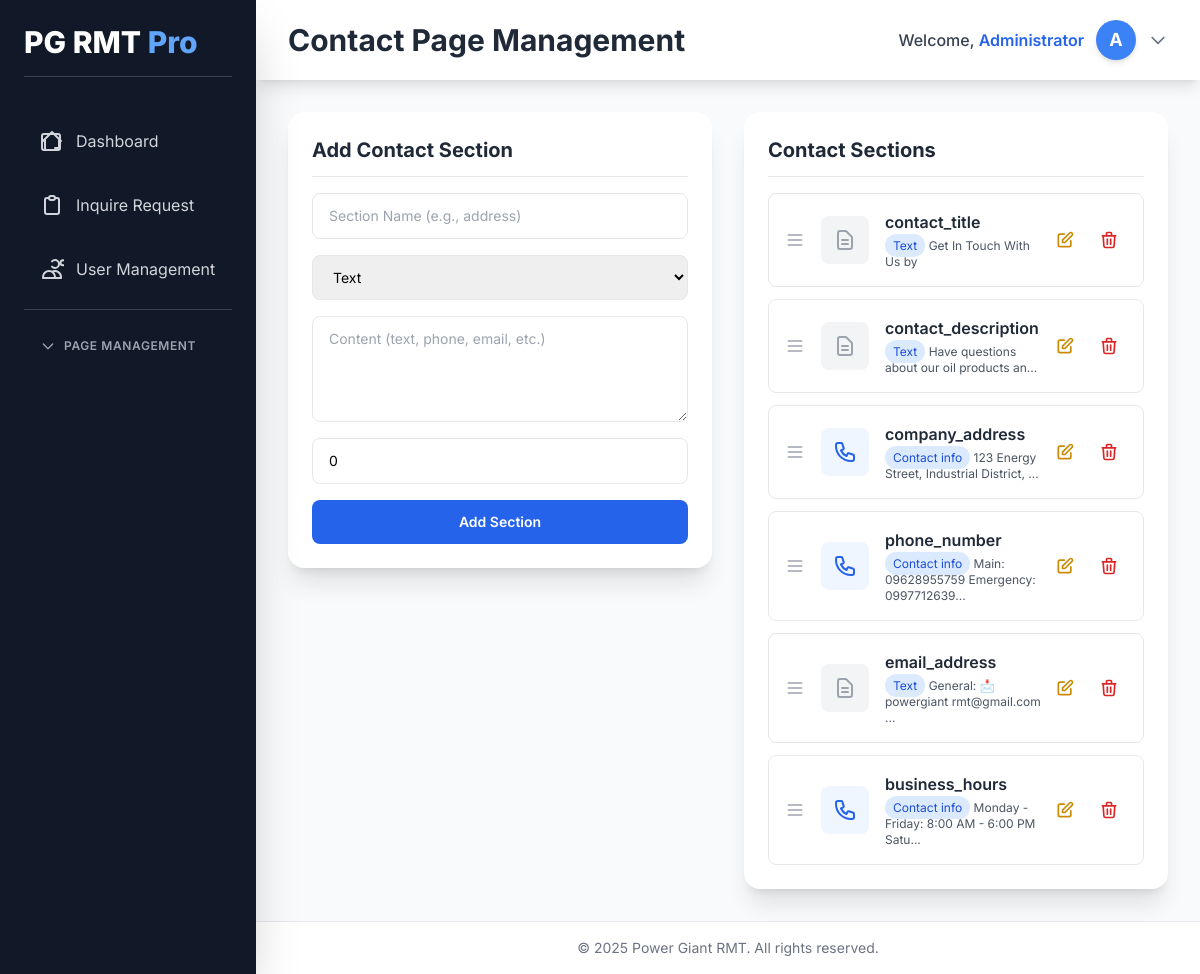
The page /admin-powergiant/contact_editor.php (signed in) on the database its author committed.
### tables this page shows
CREATE TABLE `contact_content` (
  `id` int(11) NOT NULL,
  `section_name` varchar(100) NOT NULL,
  `content_title` varchar(255) DEFAULT NULL,
  `icon` varchar(50) DEFAULT NULL,
  `content_type` enum('text','image','contact_info') NOT NULL,
  `content_value` text DEFAULT NULL,
  `image_path` varchar(255) DEFAULT NULL,
  `display_order` int(11) DEFAULT 0,
  `created_at` timestamp NOT NULL DEFAULT current_timestamp(),
  `updated_at` timestamp NOT NULL DEFAULT current_timestamp() ON UPDATE current_timestamp()
);

### config/auth.php (called while the page is built, shortened)
<?php
$database = new Database();
$conn = $database->connect();
function isLoggedIn() {
    return isset($_SESSION['admin_id']) && !empty($_SESSION['admin_id']);
}
function hasPermission($permission) {
    global $conn;
    $role = $_SESSION['admin_role'];
    try {
        $stmt = $conn->prepare("SELECT allowed FROM admin_permissions WHERE role = ? AND permission = ?");
        $stmt->execute([$role, $permission]);
        $result = $stmt->fetch(PDO::FETCH_ASSOC);
        return $result && $result['allowed'] == 1;
    } catch (Exception $e) {
        error_log("Permission check failed: " . $e->getMessage());
        return false;
    }
}
?>

### admin-powergiant/contact_editor.php (the view, shortened to what this page needs)
<?php
require_once '../config/auth.php';
try {
    $db = (new Database())->connect();
} catch (Exception $e) {
    error_log('DB Error: ' . $e->getMessage());
    die('<div class="bg-red-100 text-red-800 p-4 rounded-lg">Database connection failed.</div>');
}
try {
    $sections = $db->query("SELECT * FROM contact_content ORDER BY display_order, id")->fetchAll();
} catch (PDOException $e) {
    $_SESSION['error_msg'] = "Error loading sections: " . $e->getMessage();
    $sections = [];
}
$admin_name = $_SESSION['admin_name'] ?? 'Admin';
?>
<!DOCTYPE html>
<html lang="en">
<head>
    <script src="https://cdn.tailwindcss.com"></script>
    <link rel="stylesheet" href="https://cdnjs.cloudflare.com/ajax/libs/font-awesome/6.5.0/css/all.min.css">
</head>
<body class="bg-gray-50 antialiased">
<div class="flex h-screen overflow-hidden">
<aside id="sidebar" class="bg-gray-900 text-white w-64 fixed inset-y-0 left-0 z-40 transform -translate-x-full lg:translate-x-0 lg:static shadow-2xl">
    <div class="p-6 h-full flex flex-col">
        <div class="flex items-center justify-between mb-10 border-b border-gray-700 pb-4">
            <h2 class="text-3xl font-extrabold text-white">PG RMT <span class="text-blue-400">Pro</span></h2>
        </div>
        <nav class="space-y-4 flex-1">
            <?php if (hasPermission('view_dashboard')): ?>
            <a href="dashboard.php" class="flex items-center px-4 py-3 text-gray-300 hover:bg-gray-700 rounded-xl transition hover:text-white">
                <svg class="w-6 h-6 mr-3" fill="none" stroke="currentColor" viewBox="0 0 24 24">
                    <path stroke-linecap="round" stroke-linejoin="round" stroke-width="2" d="M3 12l2-2m0 0l7-7 7 7M5 10v10a1 1 0 001 1h3m10-11l2 2m-2-2v10a1 1 0 01-1-1h-3M6 21h12a2 2 0 002-2V7a2 2 0 00-2-2H4a2 2 0 00-2 2v12a2 2 0 002 2z"/>
                </svg>
                Dashboard
            </a>
            <?php endif; ?>
            <?php if (hasPermission('view_inquiries')): ?>
            <a href="request_quote.php" class="flex items-center px-4 py-3 text-gray-300 hover:bg-gray-700 rounded-xl transition hover:text-white">
                <svg class="w-6 h-6 mr-3" fill="none" stroke="currentColor" viewBox="0 0 24 24">
                    <path stroke-linecap="round" stroke-linejoin="round" stroke-width="2" d="M9 5H7a2 2 0 00-2 2v12a2 2 0 002 2h10a2 2 0 002-2V7a2 2 0 00-2-2h-2M9 5a2 2 0 002 2h2a2 2 0 002-2M9 5a2 2 0 012-2h2a2 2 0 012 2"/>
                </svg>
                Inquire Request
            </a>
            <?php endif; ?>
            <?php if (hasPermission('manage_users')): ?>
            <a href="user_management.php" class="flex items-center px-4 py-3 text-gray-300 hover:bg-gray-700 rounded-xl transition hover:text-white">
                <svg class="w-6 h-6 mr-3" fill="none" stroke="currentColor" viewBox="0 0 24 24">
                    <path stroke-linecap="round" stroke-linejoin="round" stroke-width="2" d="M12 4.354a4 4 0 110 5.292M15 21H3v-1a6 6 0 0112 0v1zm0 0h6v-1a6 6 0 00-9-5.197m13.5-9a2.5 2.5 0 11-5 0 2.5 2.5 0 015 0z"/>
                </svg>
                User Management
            </a>
            <?php endif; ?>
            <?php if (hasPermission('edit_pages')): ?>
            <div class="border-t border-gray-700 pt-4">
                <button onclick="togglePageManagement()" class="w-full flex items-center justify-between px-4 py-3 text-xs font-semibold text-gray-400 uppercase tracking-wider hover:text-white transition group">
                    <span class="flex items-center">
                        <svg id="pageMgmtCaret" class="w-4 h-4 mr-2 transition-transform duration-200 group-hover:text-blue-400" fill="none" stroke="currentColor" viewBox="0 0 24 24">
                            <path stroke-linecap="round" stroke-linejoin="round" stroke-width="2" d="M19 9l-7 7-7-7"/>
                        </svg>
                        Page Management
                    </span>
                </button>
            </div>
            <?php endif; ?>
        </nav>
    </div>
</aside>
    <div class="flex-1 flex flex-col overflow-hidden">
        <header class="bg-white shadow-lg sticky top-0 z-20">
            <div class="max-w-full mx-auto px-4 sm:px-6 lg:px-8">
                <div class="flex justify-between h-20 items-center">
                    <div class="flex items-center">
                        <h1 class="text-xl sm:text-2xl md:text-3xl font-bold text-gray-800">Contact Page Management</h1>
                    </div>
                    <div class="relative">
                        <button onclick="toggleUserDropdown()" class="flex items-center space-x-3 text-gray-700 hover:text-blue-600 transition">
                            <span class="hidden sm:inline text-sm md:text-base font-medium">Welcome, <span class="text-blue-600 font-semibold"><?= htmlspecialchars($admin_name) ?></span></span>
                            <div class="w-10 h-10 rounded-full bg-blue-500 flex items-center justify-center text-white font-bold text-lg shadow-md">A</div>
                            <svg class="w-5 h-5 text-gray-500" fill="none" stroke="currentColor" viewBox="0 0 24 24">
                                <path stroke-linecap="round" stroke-linejoin="round" stroke-width="2" d="M19 9l-7 7-7-7"/>
                            </svg>
                        </button>
                    </div>
                </div>
            </div>
        </header>
        <main class="flex-1 overflow-y-auto p-4 sm:p-6 lg:p-8">
            <div class="cards-container max-w-7xl mx-auto">
                <div class="contact-card bg-white rounded-2xl shadow-xl p-6">
                    <h3 class="text-xl font-bold text-gray-800 mb-4 border-b pb-3">Add Contact Section</h3>
                    <form method="POST" enctype="multipart/form-data" class="space-y-4">
                        <input type="text" name="section_name" placeholder="Section Name (e.g., address)" required class="w-full px-4 py-3 border rounded-lg focus:ring-2 focus:ring-blue-500 text-sm">
                        <select name="content_type" id="content_type" required class="w-full px-4 py-3 border rounded-lg focus:ring-2 focus:ring-blue-500 text-sm" onchange="toggleImage(this)">
                            <option value="text">Text</option>
                        </select>
                        <textarea name="content_value" placeholder="Content (text, phone, email, etc.)" rows="4" required class="w-full px-4 py-3 border rounded-lg focus:ring-2 focus:ring-blue-500 text-sm resize-vertical min-h-[100px]"></textarea>
                        <input type="number" name="display_order" value="0" required class="w-full px-4 py-3 border rounded-lg focus:ring-2 focus:ring-blue-500 text-sm">
                        <button name="add_contact" class="w-full bg-blue-600 hover:bg-blue-700 text-white font-semibold py-3 rounded-lg transition text-sm">Add Section</button>
                    </form>
                </div>
                <div class="contact-card bg-white rounded-2xl shadow-xl p-6">
                    <h3 class="text-xl font-bold text-gray-800 mb-4 border-b pb-3">Contact Sections</h3>
                    <div id="contactList" class="space-y-3">
                        <?php foreach ($sections as $s): ?>
                        <div data-id="<?= $s['id'] ?>" class="flex flex-col sm:flex-row items-start sm:items-center justify-between p-4 border rounded-lg hover:shadow-md drag-handle group">
                            <div class="flex items-center space-x-4 flex-1 w-full">
                                <svg class="w-5 h-5 text-gray-400 flex-shrink-0" fill="none" stroke="currentColor" viewBox="0 0 24 24">
                                    <path stroke-linecap="round" stroke-linejoin="round" stroke-width="2" d="M4 6h16M4 12h16M4 18h16"/>
                                </svg>
                                <?php if ($s['content_type'] === 'image' && $s['image_path']): ?>
                                    <img src="../<?= htmlspecialchars($s['image_path']) ?>" class="w-12 h-12 object-cover rounded-lg flex-shrink-0" alt="">
                                <?php elseif ($s['content_type'] === 'contact_info'): ?>
                                    <div class="w-12 h-12 bg-blue-50 rounded-lg flex items-center justify-center flex-shrink-0">
                                    </div>
                                <?php else: ?>
                                    <div class="w-12 h-12 bg-gray-100 rounded-lg flex items-center justify-center flex-shrink-0">
                                        <svg class="w-6 h-6 text-gray-400" fill="none" stroke="currentColor" viewBox="0 0 24 24">
                                            <path stroke-linecap="round" stroke-linejoin="round" stroke-width="2" d="M9 12h6m-6 4h6m2 5H7a2 2 0 01-2-2V5a2 2 0 012-2h5.586a1 1 0 01.707.293l5.414 5.414a1 1 0 01.293.707V19a2 2 0 01-2 2z"/>
                                        </svg>
                                    </div>
                                <?php endif; ?>
                                <div class="flex-1 min-w-0">
                                    <h4 class="font-semibold text-gray-800 truncate text-sm sm:text-base"><?= htmlspecialchars($s['section_name']) ?></h4>
                                    <p class="text-xs text-gray-600 mt-1 mobile-line-clamp-2">
                                        <span class="px-2 py-1 bg-blue-100 text-blue-700 rounded-full text-xs"><?= ucfirst(str_replace('_', ' ', $s['content_type'])) ?></span>
                                        <?= htmlspecialchars(strlen($s['content_value']) > 40 ? substr($s['content_value'], 0, 40) . '...' : $s['content_value']) ?>
                                    </p>
                                </div>
                            </div>
                            <div class="flex items-center gap-2 mt-3 sm:mt-0 w-full sm:w-auto justify-end">
                                <button onclick='editSection(<?= json_encode($s, JSON_HEX_QUOT | JSON_HEX_APOS) ?>)' class="p-2 text-yellow-600 hover:bg-yellow-50 rounded-lg transition">
                                    <svg class="w-5 h-5" fill="none" stroke="currentColor" viewBox="0 0 24 24">
                                        <path stroke-linecap="round" stroke-linejoin="round" stroke-width="2" d="M11 5H6a2 2 0 00-2 2v11a2 2 0 002 2h11a2 2 0 002-2v-5m-1.414-9.414a2 2 0 112.828 2.828L11.828 15H9v-2.828l8.586-8.586z"/>
                                    </svg>
                                </button>
                                <button onclick='openDeleteModal(<?= $s['id'] ?>)' class="p-2 text-red-600 hover:bg-red-50 rounded-lg transition">
                                    <svg class="w-5 h-5" fill="none" stroke="currentColor" viewBox="0 0 24 24">
                                        <path stroke-linecap="round" stroke-linejoin="round" stroke-width="2" d="M19 7l-.867 12.142A2 2 0 0116.138 21H7.862a2 2 0 01-1.995-1.858L5 7m5 4v6m4-6v6m1-10V4a1 1 0 00-1-1h-4a1 1 0 00-1 1v3M4 7h16"/>
                                    </svg>
                                </button>
                            </div>
                        </div>
                        <?php endforeach; ?>
                    </div>
                </div>
            </div>
        </main>
        <footer class="bg-white border-t border-gray-200 p-4 text-center text-sm text-gray-500 mt-auto">
            © <?= date('Y') ?> Power Giant RMT. All rights reserved.
        </footer>
    </div>
</div>
</body>
</html>

### admin-powergiant/contact_editor.php (style rules this page uses)
body { font-family: 'Inter', sans-serif; }
#sidebar { transition:transform .3s ease-in-out; }
.drag-handle { cursor:move; }
.cards-container { display: flex; flex-direction: column; gap: 1.5rem; }
@media (min-width: 1024px) { .cards-container { display: grid; grid-template-columns: 1fr 1fr; gap: 2rem; align-items: start; } }
.contact-card { display: flex; flex-direction: column; min-height: 0; }
.contact-card form, .contact-card > div { flex: 1; display: flex; flex-direction: column; }
.contact-card textarea { min-height: 100px; resize: vertical; }

### rows shown on the page
contact_content: section_name "contact_title", content_type "Text", content_value "Get In Touch With Us by"
contact_content: section_name "contact_description", content_type "Text", content_value "Have questions about our oil products an..."
contact_content: section_name "company_address", content_type "Contact info", content_value "123 Energy Street, Industrial District, ..."
contact_content: section_name "phone_number", content_type "Contact info", content_value "Main: 09628955759 Emergency: 0997712639..."
contact_content: section_name "email_address", content_type "Text", content_value "General: 📩powergiant rmt@gmail.com ..."
contact_content: section_name "business_hours", content_type "Contact info", content_value "Monday - Friday: 8:00 AM - 6:00 PM Satu..."

### other values the page prints
$admin_name "Administrator"
